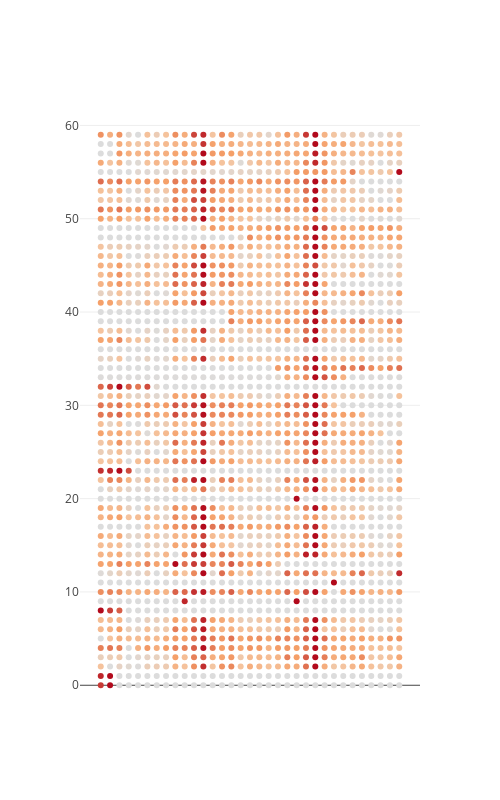

The cell this chart's notebook holds for it:
### Markdown cell above
Espero encontrar o mesmo padrão do gráfico feito em [Visualização do número de itens vendidos por loja](#viz_cnt).

### Code cell
df = df_clean.pivot_table(index=['shop_id'],
                       columns=['date_block_num'], values=['revenue'], aggfunc='sum', fill_value=0)
df.columns = df.columns.droplevel(0)

shop_s = train['shop_id'].unique()
plt.figure(figsize=(14,10))

x = np.linspace(0,33,33)

trace = [ go.Scatter(
    x = x,
    y = [ shop for _ in range(33)],
    mode = 'markers',
    marker = dict(
        color = df.loc[shop, 0:33],
        colorscale = 'Reds'
    ),
    showlegend=False,
)
for shop in shop_s]

layout = go.Layout(
    width=500,
    height=800,
    xaxis = dict(visible = False),
    yaxis = dict(visible = True, showticklabels = True),
    
)

fig = go.Figure(trace, layout)
iplot(fig, filename='basic-scatter')
